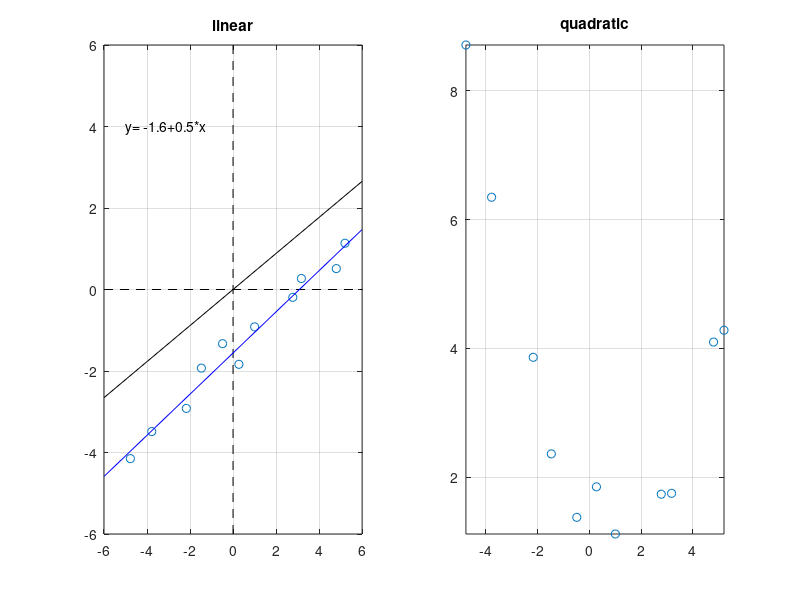

This figure's MATLAB source: (Note: this script raises an error after producing the figure.)
%% Linear and polynomial regression 
% of dependent variable y against an independent
% variable x: there are at least nine (yes, 9)
% different ways to do linear regression in
% Matlab, and only slightly fewer for polynomial
% regression! Unless stated otherwise the methods
% assume a constant term, i.e., the relations are
% of the sort
%                   y=a + b*x
%                   y=a + b*x + c*x.^2 + ...
% with 'a' being the constant term.

%% 0) Set up some artificial data
x=(-5:5)'+rand(11,1)
y=0.5*x+rand(11,1)-2
% Let's also generate artificial data from a
% quadratic polynomial
y2=-y+0.2*x.^2;
% In some of the methods below, we'll need
% variable x with an additional column of ones to
% obtain a fit with a constant term ('a' in the
% formula above), so let's create it here
Xc=[ones(size(x)) x]

%% plot
figure(1), clf
subplot(1,2,1)
plot(x,y,'o');
line([-6 0;6 0],[0 -6; 0 6],'linestyle','--','color','k');
grid on
hold on
axis tight
title('linear')

subplot(1,2,2)
plot(x,y2,'o');
grid on
hold on
axis tight
title('quadratic')

%% 1) Matrix left division 
% - assuming no constant term
coef1=x\y
% - assuming a constant term
coef2=Xc\y
% (On the occasion, this is the essence of Matlab,
% the kind of computation it has been devised for:
% matrix operations expressed as succinct code) Do
% the computed parameters fit the data well? Let's
% check this using so-called anonymous functions
linearFunc1=@(x) coef1*x;
linearFunc2=@(x) coef2(1)+coef2(2)*x;
xVal=[-6 6];
subplot(1,2,1)
ph1=plot(xVal,linearFunc1(xVal),'k-');
ph2=plot(xVal,linearFunc2(xVal),'b-');
text(-5,4,['y= ' num2str(coef2(1),2) '+' num2str(coef2(2),2) '*x']);

%% 2) regress
% As with the left matrix divide above, we have to
% add a column of ones to x so a constant term
% will be computed
alpha=.05;
[rcoeff,confI,r,rint,stats]=regress(y,Xc,alpha);
% Put out some information
disp(['linear regression y=a+b*x: a=' num2str(rcoeff(1))...
  '; b=' num2str(rcoeff(2)) ...
  '; R^2=' num2str(stats(1)) '; p=' num2str(stats(3))]);        

%% 3) regstats (without output arguments)
% Without output arguments, this function will pop
% up a GUI and create results variables as desired
% in the workspace.
regstats(y,x); 
beta
%% 3) regstats (with output arguments)
% With regstats, you can also incorporate
% quadratic and interaction terms. If you request
% an output argument, the GUI will not pop up;
% instead, all results will be made fields of the
% output variable. Let's do both here:
stats=regstats(y2,x,'quadratic')
stats.beta
%% 4) polyfit
% the first output variable contains the
% coefficients of the regression line, the second
% parameter some statistics like degrees of
% freedom, etc.
[coef,s]=polyfit(x,y,1)
% Let's check polyfit with the quadratic 
coef=polyfit(x,y2,2)
xVal=-6:.1:6;
quadFunc=@(x) coef(3)+coef(2)*x+coef(1)*x.^2;
subplot(1,2,2)
plot(xVal,quadFunc(xVal),'b-');

%% 5) using method 'fit' of LinearModel class 
% (statistics toolbox;  ** method will be removed
% in a future release **)
lm=LinearModel.fit(x,y)

%% 6) fitlm
lm=fitlm(x,y,'linear')
% note that 'fit objects' like lm have their own
% plot method
subplot(1,2,1)
plot(lm);
% displays linear regression parameters
disp(lm);

%% 7) The fit function (statistics toolbox)
% the nice thing about it is the automatic
% computation of confidence intervals of the
% parameters
fitRes=fit(x,y,'poly1')

%% 8) Use the figure menu ('tools - basic fitting') 

%% 9) Use the curve fitting toolbox
% we can start the curve fitting toolbox by
% clicking on its symbol in the 'APPS' tab in the
% command window or by evoking it from the command
% window
cftool